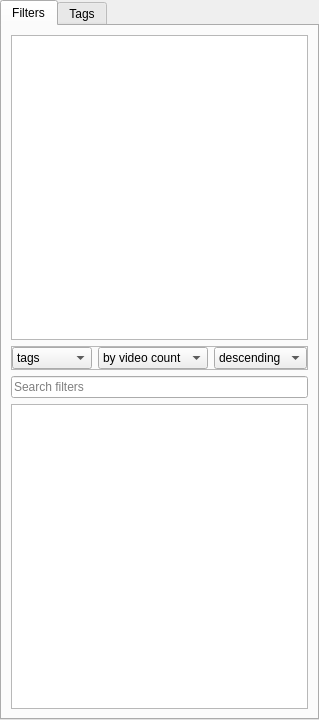
<?xml version="1.0" encoding="UTF-8"?>
<ui version="4.0">
 <class>LeftPanel</class>
 <widget class="QWidget" name="LeftPanel">
  <property name="geometry">
   <rect>
    <x>0</x>
    <y>0</y>
    <width>300</width>
    <height>720</height>
   </rect>
  </property>
  <property name="windowTitle">
   <string>Form</string>
  </property>
  <layout class="QVBoxLayout" name="leftPanelVertLayout">
   <property name="spacing">
    <number>6</number>
   </property>
   <property name="leftMargin">
    <number>0</number>
   </property>
   <property name="topMargin">
    <number>0</number>
   </property>
   <property name="rightMargin">
    <number>0</number>
   </property>
   <property name="bottomMargin">
    <number>0</number>
   </property>
   <item>
    <widget class="QTabWidget" name="leftTabWidget">
     <property name="tabShape">
      <enum>QTabWidget::Rounded</enum>
     </property>
     <property name="currentIndex">
      <number>0</number>
     </property>
     <widget class="QWidget" name="filterTab">
      <attribute name="title">
       <string>Filters</string>
      </attribute>
      <layout class="QVBoxLayout" name="filterTabVertLayout">
       <property name="spacing">
        <number>6</number>
       </property>
       <item>
        <widget class="QListView" name="filterListAlpha">
         <property name="toolTip">
          <string>&lt;html&gt;&lt;head/&gt;&lt;body&gt;&lt;p&gt;Double click to deactivate filters&lt;/p&gt;&lt;/body&gt;&lt;/html&gt;</string>
         </property>
         <property name="editTriggers">
          <set>QAbstractItemView::NoEditTriggers</set>
         </property>
        </widget>
       </item>
       <item>
        <widget class="QFrame" name="filterComboFrame">
         <property name="frameShape">
          <enum>QFrame::StyledPanel</enum>
         </property>
         <property name="frameShadow">
          <enum>QFrame::Raised</enum>
         </property>
         <layout class="QHBoxLayout" name="horizontalLayout">
          <property name="leftMargin">
           <number>0</number>
          </property>
          <property name="topMargin">
           <number>0</number>
          </property>
          <property name="rightMargin">
           <number>0</number>
          </property>
          <property name="bottomMargin">
           <number>0</number>
          </property>
          <item>
           <widget class="QComboBox" name="filterTypeDropDown">
            <property name="toolTip">
             <string>&lt;html&gt;&lt;head/&gt;&lt;body&gt;&lt;p&gt;Select filter category&lt;/p&gt;&lt;/body&gt;&lt;/html&gt;</string>
            </property>
            <property name="currentIndex">
             <number>2</number>
            </property>
            <item>
             <property name="text">
              <string>playlists</string>
             </property>
            </item>
            <item>
             <property name="text">
              <string>channels</string>
             </property>
            </item>
            <item>
             <property name="text">
              <string>tags</string>
             </property>
            </item>
            <item>
             <property name="text">
              <string>yt tags</string>
             </property>
            </item>
           </widget>
          </item>
          <item>
           <widget class="QComboBox" name="filterSortDropDown">
            <property name="currentIndex">
             <number>1</number>
            </property>
            <item>
             <property name="text">
              <string>by name</string>
             </property>
            </item>
            <item>
             <property name="text">
              <string>by video count</string>
             </property>
            </item>
           </widget>
          </item>
          <item>
           <widget class="QComboBox" name="filterSortDirDropDown">
            <property name="currentIndex">
             <number>1</number>
            </property>
            <item>
             <property name="text">
              <string>ascending</string>
             </property>
            </item>
            <item>
             <property name="text">
              <string>descending</string>
             </property>
            </item>
           </widget>
          </item>
         </layout>
        </widget>
       </item>
       <item>
        <widget class="QLineEdit" name="filterSearchBar">
         <property name="toolTip">
          <string>&lt;html&gt;&lt;head/&gt;&lt;body&gt;&lt;p&gt;Search for a specific filter&lt;/p&gt;&lt;/body&gt;&lt;/html&gt;</string>
         </property>
         <property name="placeholderText">
          <string>Search filters</string>
         </property>
         <property name="clearButtonEnabled">
          <bool>true</bool>
         </property>
        </widget>
       </item>
       <item>
        <widget class="QListView" name="filterListBeta">
         <property name="toolTip">
          <string>&lt;html&gt;&lt;head/&gt;&lt;body&gt;&lt;p&gt;Double click to filter video table&lt;/p&gt;&lt;/body&gt;&lt;/html&gt;</string>
         </property>
         <property name="editTriggers">
          <set>QAbstractItemView::NoEditTriggers</set>
         </property>
         <property name="selectionMode">
          <enum>QAbstractItemView::SingleSelection</enum>
         </property>
        </widget>
       </item>
      </layout>
     </widget>
     <widget class="QWidget" name="tagTab">
      <attribute name="title">
       <string>Tags</string>
      </attribute>
      <layout class="QVBoxLayout" name="tagTabVertLayout">
       <item>
        <widget class="QFrame" name="tagComboFrame">
         <property name="frameShape">
          <enum>QFrame::StyledPanel</enum>
         </property>
         <property name="frameShadow">
          <enum>QFrame::Raised</enum>
         </property>
         <layout class="QHBoxLayout" name="horizontalLayout_2">
          <property name="leftMargin">
           <number>0</number>
          </property>
          <property name="topMargin">
           <number>0</number>
          </property>
          <property name="rightMargin">
           <number>0</number>
          </property>
          <property name="bottomMargin">
           <number>0</number>
          </property>
          <item>
           <widget class="QComboBox" name="tagTypeDropDown">
            <property name="toolTip">
             <string>&lt;html&gt;&lt;head/&gt;&lt;body&gt;&lt;p&gt;&lt;span style=&quot; font-size:9pt;&quot;&gt;Select tag type&lt;/span&gt;&lt;/p&gt;&lt;/body&gt;&lt;/html&gt;</string>
            </property>
            <item>
             <property name="text">
              <string>tags</string>
             </property>
            </item>
            <item>
             <property name="text">
              <string>yt tags</string>
             </property>
            </item>
           </widget>
          </item>
          <item>
           <widget class="QComboBox" name="tagSortDropDown">
            <item>
             <property name="text">
              <string>by name</string>
             </property>
            </item>
            <item>
             <property name="text">
              <string>by video count</string>
             </property>
            </item>
           </widget>
          </item>
          <item>
           <widget class="QComboBox" name="tagSortDirDropDown">
            <item>
             <property name="text">
              <string>ascending</string>
             </property>
            </item>
            <item>
             <property name="text">
              <string>descending</string>
             </property>
            </item>
           </widget>
          </item>
         </layout>
        </widget>
       </item>
       <item>
        <widget class="QListView" name="tagListAlpha">
         <property name="toolTip">
          <string>&lt;html&gt;&lt;head/&gt;&lt;body&gt;&lt;p&gt;Double click to remove tag from selected videos&lt;/p&gt;&lt;/body&gt;&lt;/html&gt;</string>
         </property>
         <property name="editTriggers">
          <set>QAbstractItemView::NoEditTriggers</set>
         </property>
        </widget>
       </item>
       <item>
        <widget class="QLineEdit" name="tagSearchBar">
         <property name="toolTip">
          <string>&lt;html&gt;&lt;head/&gt;&lt;body&gt;&lt;p&gt;&lt;span style=&quot; font-size:9pt;&quot;&gt;Search list of tags. Press enter to apply tag in search box, even if it doesn't exist yet&lt;/span&gt;&lt;/p&gt;&lt;/body&gt;&lt;/html&gt;</string>
         </property>
         <property name="text">
          <string/>
         </property>
         <property name="placeholderText">
          <string>Search tags</string>
         </property>
         <property name="clearButtonEnabled">
          <bool>true</bool>
         </property>
        </widget>
       </item>
       <item>
        <widget class="QListView" name="tagListBeta">
         <property name="toolTip">
          <string>&lt;html&gt;&lt;head/&gt;&lt;body&gt;&lt;p&gt;Double click to add tag to selected videos&lt;/p&gt;&lt;/body&gt;&lt;/html&gt;</string>
         </property>
         <property name="editTriggers">
          <set>QAbstractItemView::NoEditTriggers</set>
         </property>
        </widget>
       </item>
      </layout>
     </widget>
    </widget>
   </item>
  </layout>
 </widget>
 <resources/>
 <connections/>
</ui>
